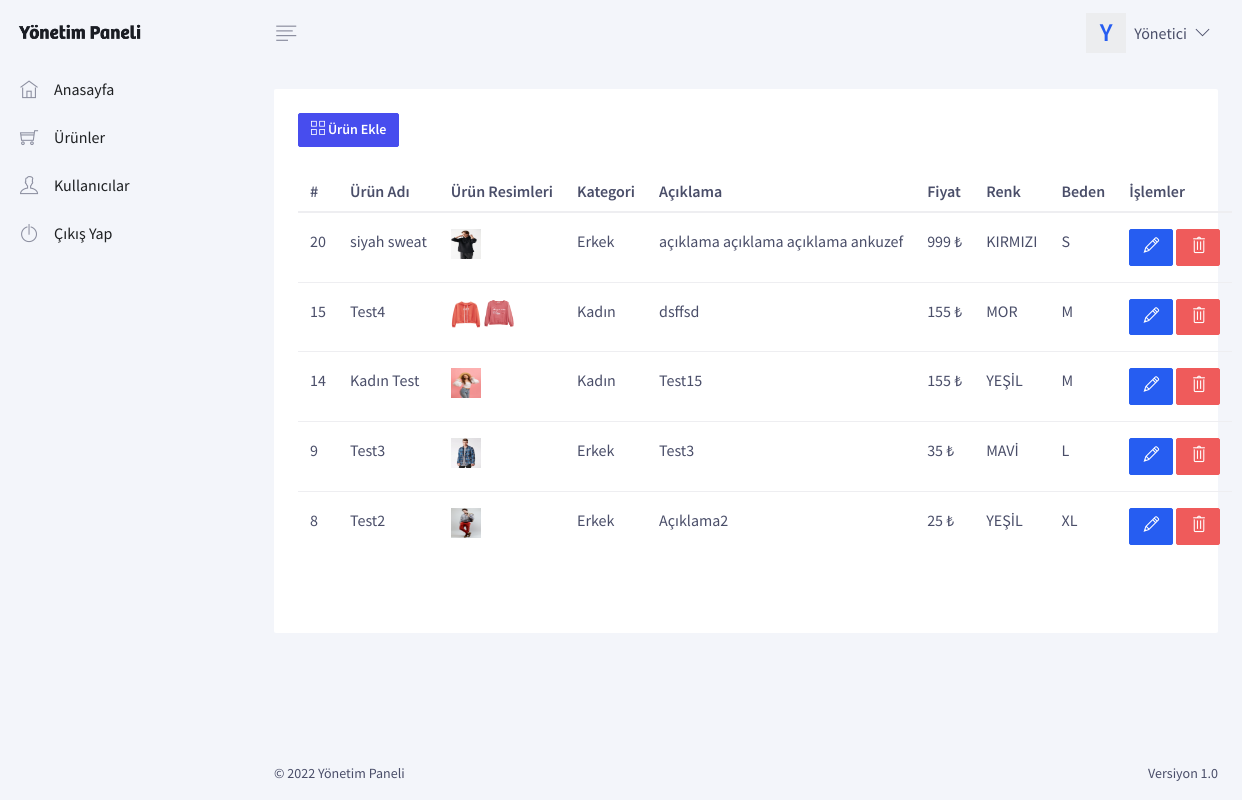
Page /PROJE/yonetim/urunler.php (signed in) on the committed database.
### tables this page shows
CREATE TABLE IF NOT EXISTS `urunler` (
  `id` int NOT NULL AUTO_INCREMENT,
  `urunid` int DEFAULT NULL,
  `baslik` varchar(250) NOT NULL,
  `kategori` int NOT NULL,
  `aciklama` text NOT NULL,
  `fiyat` text NOT NULL,
  `renk` text NOT NULL,
  `beden` text NOT NULL,
  `eklenmetarihi` timestamp NOT NULL DEFAULT CURRENT_TIMESTAMP,
  PRIMARY KEY (`id`) USING BTREE
);

CREATE TABLE IF NOT EXISTS `urunresimler` (
  `resimid` int NOT NULL AUTO_INCREMENT,
  `urun_id` varchar(250) NOT NULL,
  `resim` varchar(250) NOT NULL,
  PRIMARY KEY (`resimid`) USING BTREE
);

### PROJE/yonetim/urunler.php (the view, shortened to what this page needs)
<?php
if (!$_SESSION['admin']){
header('Location: giris.php');
}
else{
include 'baglanti.php';
?>
<!DOCTYPE html>
<html lang="tr">
<head>
    <link rel="stylesheet" href="assets/css/graindashboard.css">
</head>
<body class="has-sidebar has-fixed-sidebar-and-header">
<header class="header bg-body">
    <nav class="navbar flex-nowrap p-0">
        <div class="navbar-brand-wrapper d-flex align-items-center col-auto">
            <a class="navbar-brand navbar-brand-desktop" href="/">
                <img class="side-nav-hide-on-closed" src="assets/img/logo.png" alt="Graindashboard" style="width: auto; height: 33px;">
            </a>
        </div>
        <div class="header-content col px-md-3">
            <div class="d-flex align-items-center">
                <a  class="js-side-nav header-invoker d-flex mr-md-2" href="#"
                    data-close-invoker="#sidebarClose"
                    data-target="#sidebar"
                    data-target-wrapper="body">
                    <i class="gd-align-left"></i>
                </a>
                <div class="dropdown mx-3 dropdown ml-2">
                    <a id="profileMenuInvoker" class="header-complex-invoker" href="#" aria-controls="profileMenu" aria-haspopup="true" aria-expanded="false" data-unfold-event="click" data-unfold-target="#profileMenu" data-unfold-type="css-animation" data-unfold-duration="300" data-unfold-animation-in="fadeIn" data-unfold-animation-out="fadeOut">
                        <span class="mr-md-2 avatar-placeholder">Y</span>
                        <span class="d-none d-md-block">Yönetici</span>
                        <i class="gd-angle-down d-none d-md-block ml-2"></i>
                    </a>
                </div>
            </div>
        </div>
    </nav>
</header>
<main class="main">
    <aside id="sidebar" class="js-custom-scroll side-nav">
        <ul id="sideNav" class="side-nav-menu side-nav-menu-top-level mb-0">
            <li class="side-nav-menu-item">
                <a class="side-nav-menu-link media align-items-center" href="index.php">
              <span class="side-nav-menu-icon d-flex mr-3">
                <i class="gd-home"></i>
              </span>
                    <span class="side-nav-fadeout-on-closed media-body">Anasayfa</span>
                </a>
            </li>
            <li class="side-nav-menu-item">
                <a class="side-nav-menu-link media align-items-center" href="urunler.php">
              <span class="side-nav-menu-icon d-flex mr-3">
                <i class="gd-shopping-cart"></i>
              </span>
                    <span class="side-nav-fadeout-on-closed media-body">Ürünler</span>
                </a>
            </li>
            <li class="side-nav-menu-item">
                <a class="side-nav-menu-link media align-items-center" href="kullanicilar.php">
              <span class="side-nav-menu-icon d-flex mr-3">
                <i class="gd-user"></i>
              </span>
                    <span class="side-nav-fadeout-on-closed media-body">Kullanıcılar</span>
                </a>
            </li>
            <li class="side-nav-menu-item">
                <a class="side-nav-menu-link media align-items-center" href="cikis.php">
              <span class="side-nav-menu-icon d-flex mr-3">
                <i class="gd-power-off"></i>
              </span>
                    <span class="side-nav-fadeout-on-closed media-body">Çıkış Yap</span>
                </a>
            </li>
        </ul>
    </aside>
    <div class="content">
        <div class="py-4 px-3 px-md-4">
            <div class="card mb-3 mb-md-4">
                <div class="card-body">
                    <div class="mb-3 mb-md-4 d-flex justify-content-between">
                    <a class="btn btn-info btn-sm" href="urunekle.php">
                    <i class="gd-view-grid"></i>  Ürün Ekle</a>
                    </div>
                    <div class="table-responsive-xl">
                        <table class="table text-nowrap mb-0">
                            <thead>
                            <tr>
                                <th class="font-weight-semi-bold border-top-0 py-2">#</th>
                                <th class="font-weight-semi-bold border-top-0 py-2">Ürün Adı</th>
                                <th class="font-weight-semi-bold border-top-0 py-2">Ürün Resimleri</th>
                                <th class="font-weight-semi-bold border-top-0 py-2">Kategori</th>
                                <th class="font-weight-semi-bold border-top-0 py-2">Açıklama</th>
                                <th class="font-weight-semi-bold border-top-0 py-2">Fiyat</th>
                                <th class="font-weight-semi-bold border-top-0 py-2">Renk</th>
                                <th class="font-weight-semi-bold border-top-0 py-2">Beden</th>
                                <th class="font-weight-semi-bold border-top-0 py-2">İşlemler</th>
                            </tr>
                    </thead>
                    <tbody>
                    <?php
                    $urunler = $db->prepare("SELECT * FROM urunler ORDER BY eklenmetarihi DESC");
                    $urunler->execute(array(0));
                    $cek = $urunler->fetchAll(PDO::FETCH_ASSOC);
                    foreach ($cek as $row) {
                    ?>
                    <tr>
                    <td class="py-3"><?php echo $row["id"]; ?></td>
                    <td class="py-3"><?php echo $row["baslik"]; ?></td>
                    <td class="py-3"><?php
                    $resimid = $row["id"];
                    $urunresimleri = $db->prepare("SELECT resim FROM urunler INNER JOIN urunresimler ON urunler.urunid = urunresimler.urun_id WHERE urunler.id=$resimid ORDER BY eklenmetarihi DESC");
                    $urunresimleri->execute(array(0));
                    $cek2 = $urunresimleri->fetchAll(PDO::FETCH_ASSOC);
                    foreach ($cek2 as $row2) { echo "<img src=resimler/".$row2["resim"]." width=30 height=30>&nbsp;"; } ?></td>
                    <td class="py-3"><?php if($row["kategori"]==0){ echo "Kadın";} else{ echo "Erkek"; } ?></td>
                    <td class="py-3"><?php echo $row["aciklama"]; ?></td>
                    <td class="py-3"><?php echo $row["fiyat"]; ?> ₺</td>
                    <td class="py-3"><?php echo $row["renk"]; ?></td>
                    <td class="py-3"><?php echo $row["beden"]; ?></td>
                    <td class="py-3">
                    <div class="position-relative">
                    <a class="btn btn-primary btn-sm" href="urunduzenle.php?id=<?php echo $row["id"]; ?>">
                    <i class="gd-pencil icon-text  text-white"></i>
                    </a>
                    <a class="btn btn-danger btn-sm" href="urun-sil.php?id=<?php echo $row["id"]; ?>&urunid=<?php echo $row["urunid"]; ?>"  onclick="return confirm('Tümünü İptal Etmek İstiyor musun?')">
                    <i class="gd-trash icon-text  text-white"></i>
                    </a>
                    </div>
                    </td>
                    </tr>
                    <?php } ?>
                    </tbody>
                        </table>
                        <div class="card-footer d-block d-md-flex align-items-center d-print-none">
                        </div>
                    </div>
                </div>
            </div>
        </div>
        <footer class="small p-3 px-md-4 mt-auto">
            <div class="row justify-content-between">
                <div class="col-lg text-center text-lg-left mb-3 mb-lg-0">
				&copy; 2022 Yönetim Paneli
                </div>
                <div class="col-lg text-center text-lg-right">
                    Versiyon 1.0
                </div>
            </div>
        </footer>
    </div>
</main>
</body>
</html>
<?php } ?>

### rows in the picture
urunler: id "20", baslik "siyah sweat", kategori "Erkek", aciklama "açıklama açıklama açıklama ankuzef", fiyat "999", renk "KIRMIZI", beden "S"
urunresimler: resim (picture)
urunler: id "15", baslik "Test4", kategori "Kadın", aciklama "dsffsd", fiyat "155", renk "MOR", beden "M"
urunresimler: resim (picture)
urunresimler: resim (picture)
urunler: id "14", baslik "Kadın Test", kategori "Kadın", aciklama "Test15", fiyat "155", renk "YEŞİL", beden "M"
urunresimler: resim (picture)
urunler: id "9", baslik "Test3", kategori "Erkek", aciklama "Test3", fiyat "35", renk "MAVİ", beden "L"
urunresimler: resim (picture)
urunler: id "8", baslik "Test2", kategori "Erkek", aciklama "Açıklama2", fiyat "25", renk "YEŞİL", beden "XL"
urunresimler: resim (picture)
